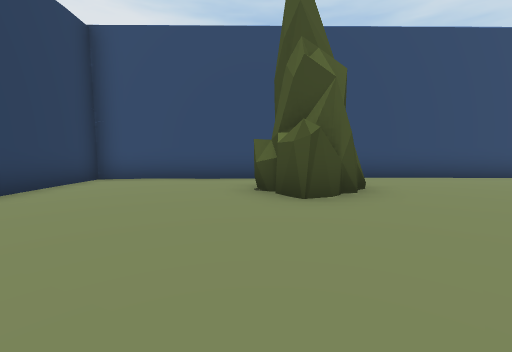
View 1 (above)

24 first-person views from a walk through a 3-D level made in the Unity game engine. The camera is 1.3 m above the floor, tilts 6° down and sees 90° across. The floor is counted in squares, 2 m on a side. Each view is taken from the middle of a square. On the plan, view 1 faces up. The plan holds only what a view shows up to about 9 squares ahead; the rest is blank. Some animated figures are left out. Some surface patterns are stand-ins.

View 2
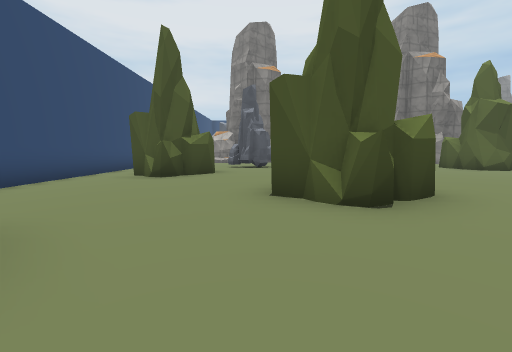

View 3
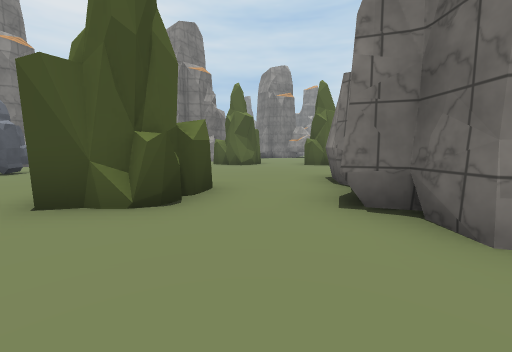

View 4
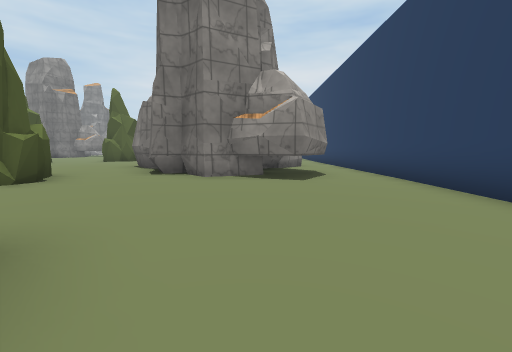

View 5
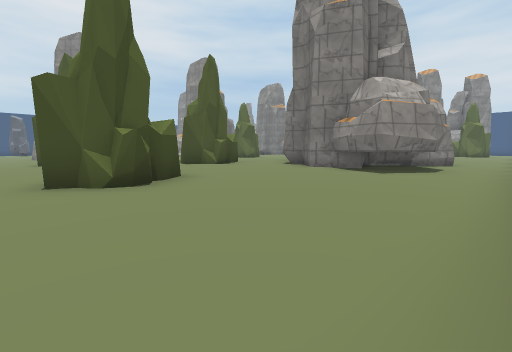

View 6
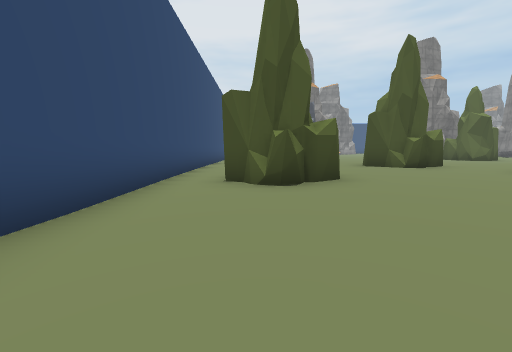

View 7
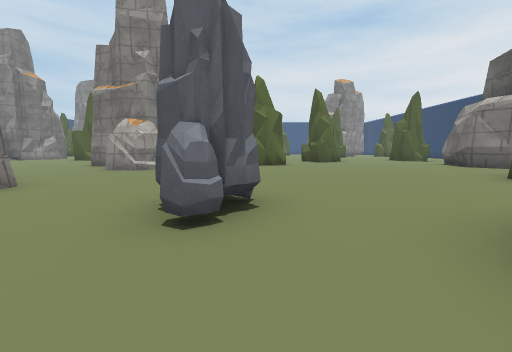

View 8
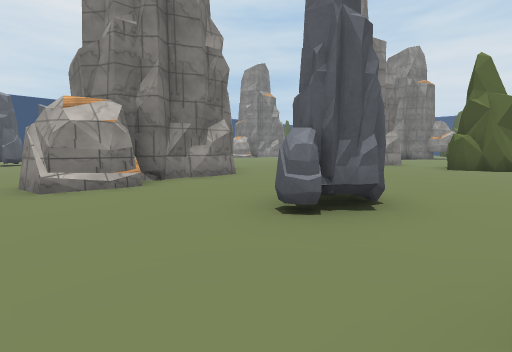

View 9
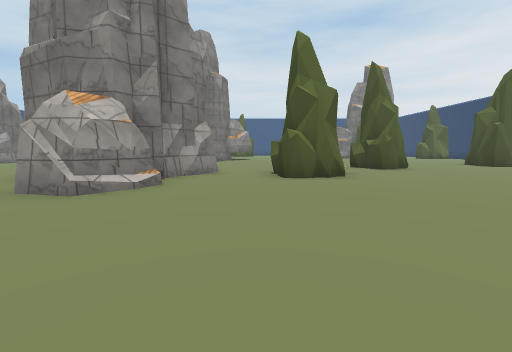

View 10
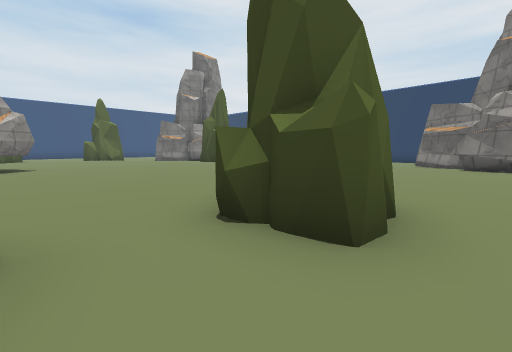

View 11
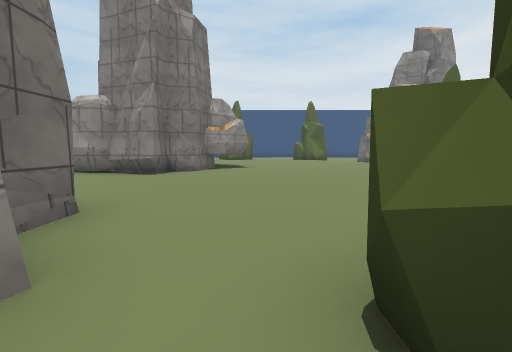

View 12
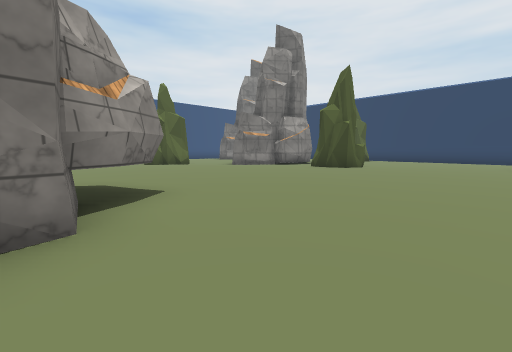

View 13
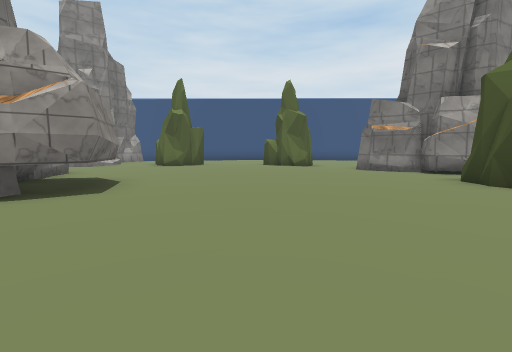

View 14
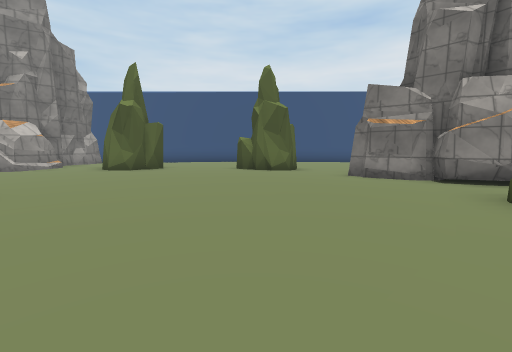

View 15
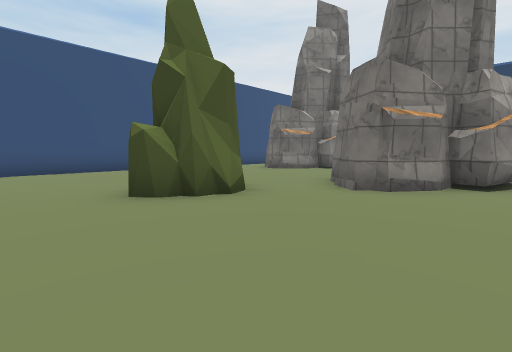

View 16
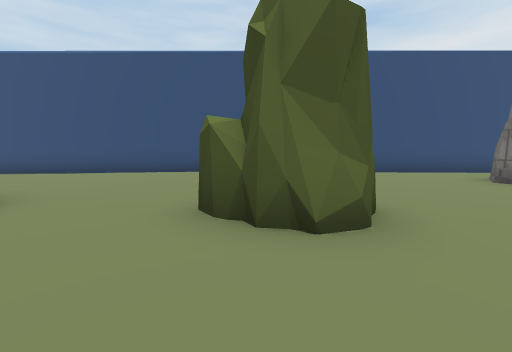

View 17
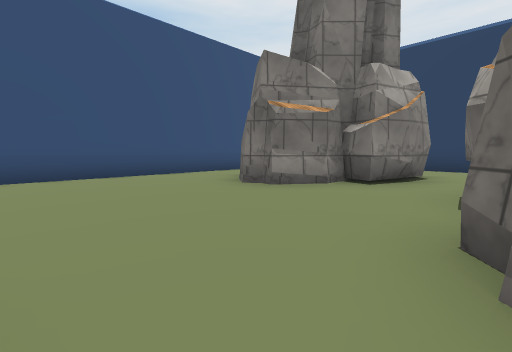

View 18
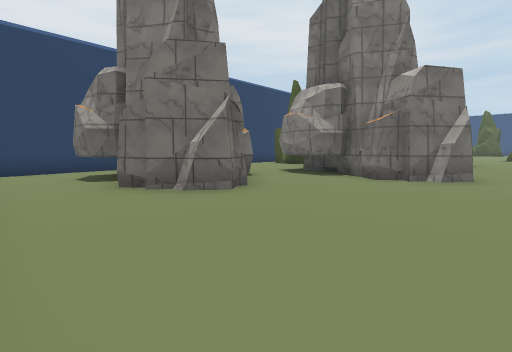

View 19
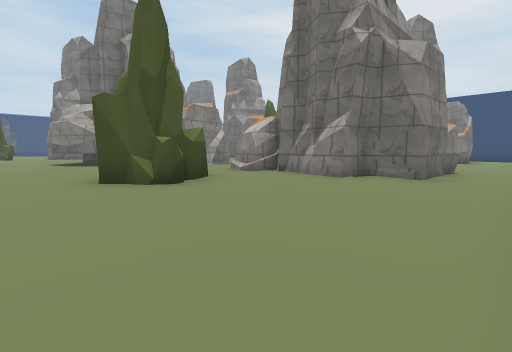

View 20
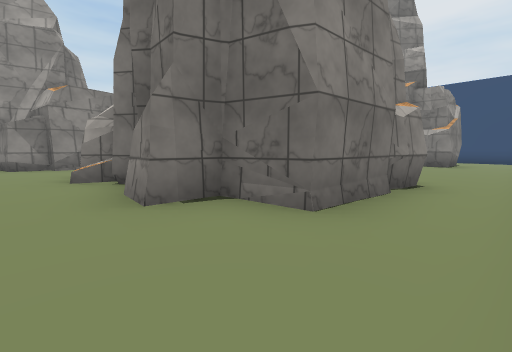

View 21
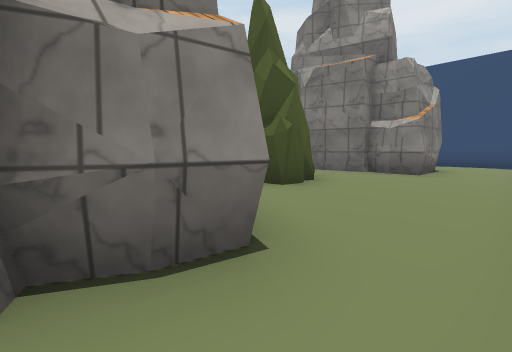

View 22
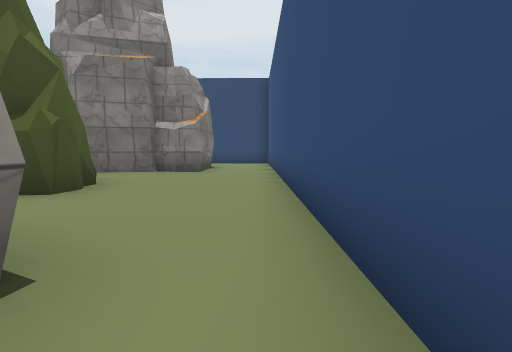

View 23
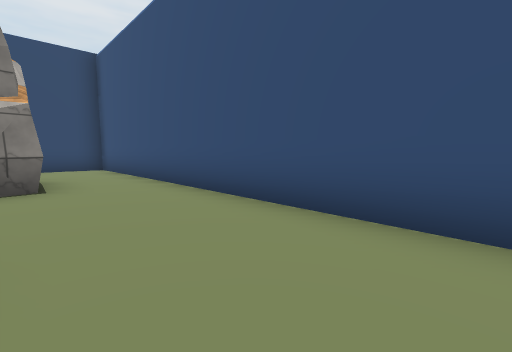

View 24
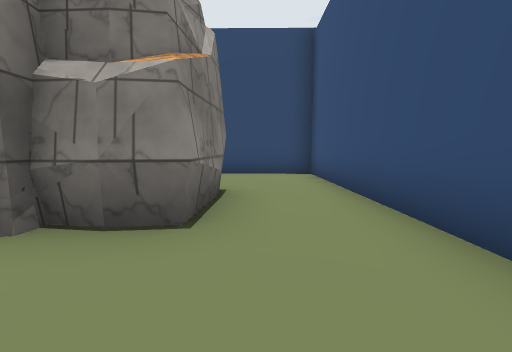

### Floor plan
Key: @ floor where view 1 was taken; # wall or solid block; . main floor; - floor 0.25 m lower than the main floor; / step, stairs or slope; ^ raised ledge; O other object.
Columns run from 5 left of view 1 to 30 right of it. Each row starts with its distance up from view 1.
  7 ###############
  6 #-------------
  5 #----/#.....#..--------
  4 #---.##....##....-##
  3 #--............O..##
  2 #--...........#O...#
  1 #--.....##.........##
  0 #--..@..##..........#
 -1 #--####..............
 -2 #--^# ##.............-
 -3 #--##  #..........#..--
 -4 #--#  ##.........## ..-
 -5  --  ##......##..#
 -6  --  #.......##..#
 -7        ....#.....#
 -8        ...##......
 -9             .......
-10       ..............
-11       ..............
-12        ...........###
-13         ........###
-14         ##......^#
-15          #......# #
-16         ..........##
-17        #...........##
-18        ##-..........
-19     .#####-.........
-20     .####--.....#..##
-21 #-......---##...##.##
-22 #   ##..--- -.......#       .#
-23 #   ###..-- .......##    -#--#
-24 #--####.... ........####-----###---#
-25 #---...............----------------#
-26 #--------......--------------------#
-27     ################################

Where each view was taken, in squares from view 1:
view 1: 0 up, 0 right, facing up
view 2: 2 up, 0 right, facing right
view 3: 2 up, 0 right, facing down-right
view 4: 5 up, 1 left, facing down
view 5: 6 up, 4 left, facing down-right
view 6: 5 up, 4 left, facing right
view 7: 5 up, 9 right, facing down
view 8: 5 up, 8 right, facing down-right
view 9: 1 up, 10 right, facing down
view 10: 4 down, 11 right, facing down-left
view 11: 5 down, 10 right, facing down
view 12: 10 down, 12 right, facing down-left
view 13: 10 down, 8 right, facing down
view 14: 12 down, 7 right, facing down
view 15: 17 down, 9 right, facing down-left
view 16: 18 down, 7 right, facing down
view 17: 20 down, 5 right, facing down-left
view 18: 26 down, 5 right, facing up-left
view 19: 26 down, 9 right, facing up-right
view 20: 26 down, 13 right, facing up-right
view 21: 26 down, 17 right, facing up-right
view 22: 26 down, 17 right, facing right
view 23: 24 down, 19 right, facing down-right
view 24: 25 down, 22 right, facing right
